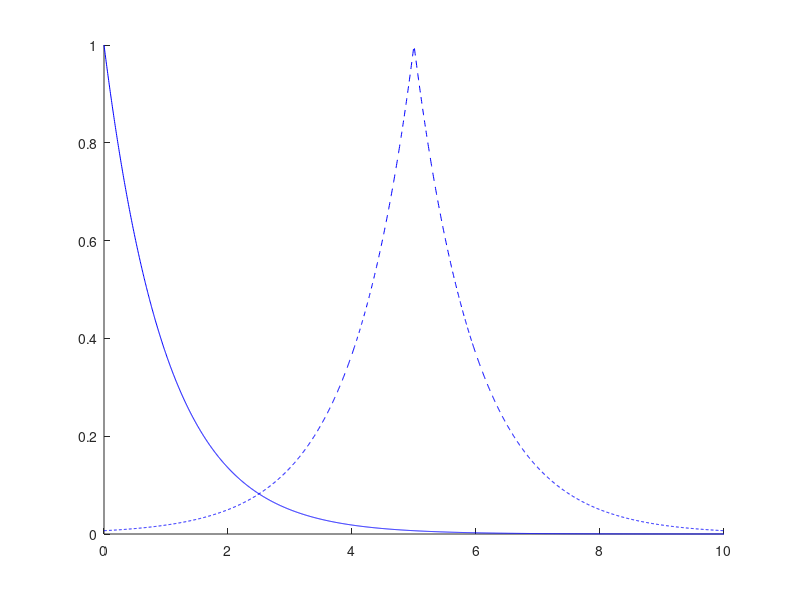
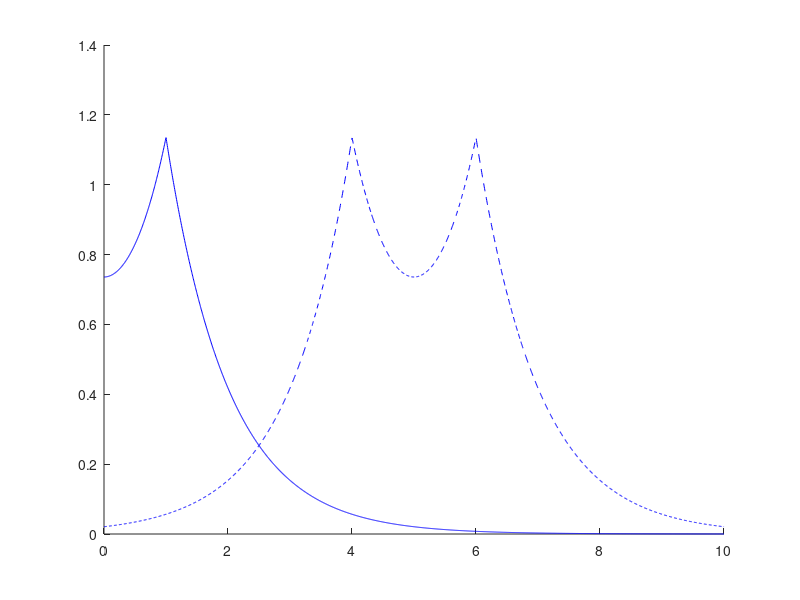
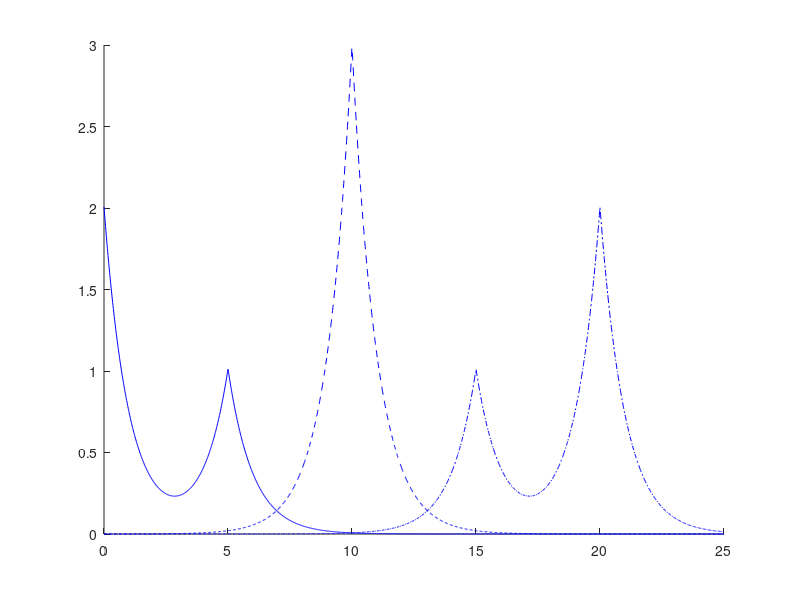
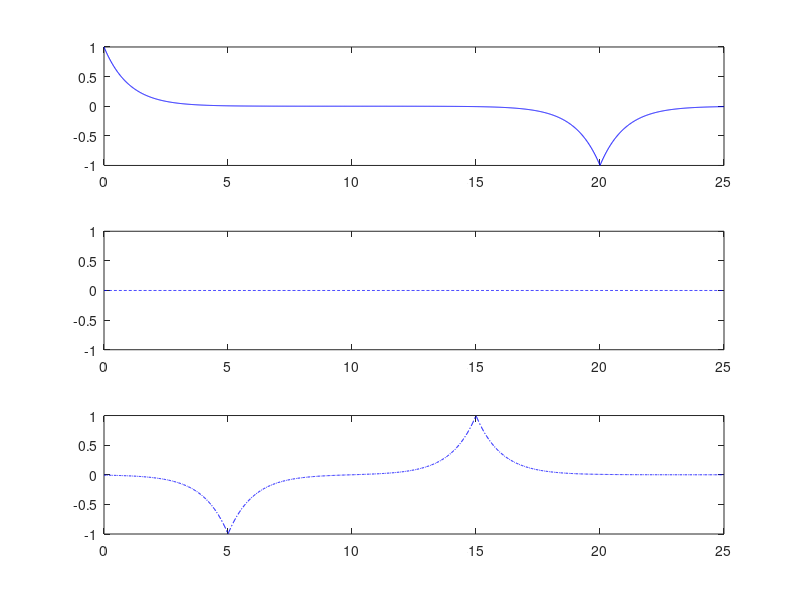

These charts were generated, in order, by the following MATLAB code:
close all
clear all

% plotting analytical solution of the equation

peakon = @(x,t,c,h) c*exp(-abs(x - h - c*t));
antipeakon = @(x,t,c,h) c*exp(-abs(x - h + c*t));
doublePeakon = @(x,t) peakon(x,t,1,-1) + peakon(x,t,1,1);
peakonOvertake = @(x,t) peakon(x,t,2,0) + peakon(x,t,1,5);
peakonAntipeakon = @(x,t) peakon(x,t,1,0) - antipeakon(x,t,1,20);

xmin = 0;
xmax = 10;
x = linspace(xmin,xmax,2000);

% Single peakon
t = [ 0 5 10 ];
p1 = figure;
hold on
plot(x,peakon(x,t(1),1,0),'b')
plot(x,peakon(x,t(2),1,0),'b--')
%legend('t = 0', 't = 5', 'Location', 'NorthEast')


% Double peakon
p2 = figure;
hold on
plot(x,doublePeakon(x,t(1)),'b')
plot(x,doublePeakon(x,t(2)),'b--')
%legend('t = 0', 't = 5', 'Location', 'NorthEast')


% Double peakon interaction
xmin = 0;
xmax = 25;
x = linspace(xmin,xmax,2000);
p3 = figure;
hold on
plot(x,peakonOvertake(x,t(1)),'b')
plot(x,peakonOvertake(x,t(2)),'b--')
plot(x,peakonOvertake(x,t(3)),'b-.')
%legend('t = 0', 't = 5', 't = 10', 'Location', 'NorthEast')


t = [0 10 15];
% Peakon antipeakon interaction.
p4 = figure;
subplot(3,1,1)
plot(x,peakonAntipeakon(x,t(1)),'b')
%legend('t = 0', 'Location', 'NorthEast')
subplot(3,1,2)
plot(x,peakonAntipeakon(x,t(2)),'b--')
axis([xmin xmax -1 1])
%legend('t = 10', 'Location', 'NorthEast')
subplot(3,1,3)
plot(x,peakonAntipeakon(x,t(3)),'b-.')
%legend('t = 15', 'Location', 'NorthEast')


% print images to file
% print(p1,'-dpng','-r400','peakon')
% print(p2,'-dpng','-r400','doublepeakon')
% print(p3,'-dpng','-r400','peakonovertake')
% print(p4,'-dpng','-r400','peakonantipeakon')


% plot area under curve for peakon and another initial condition
p5 = figure;
hold on
exps = exp(-((x-(xmax-xmin)/2)/4).^2);
area(x,exps)
areaundersine = 7.09;
c = areaundersine / 2;
axis([xmin xmax 0 c])
p6 = figure;
area(x,peakon(x,0,c,(xmax-xmin)/2))
axis([xmin xmax 0 c])

% print(p5,'-dpng','-r400','areainitial')
% print(p6,'-dpng','-r400','areapeakon')

%% Paste this code into testsuite to get a peakon antipeakon interaction
% on experimental data.

% TT = floor([0.01 0.15 0.4] * M);
% % Peakon antipeakon interaction.
% p4 = figure;
% hold on
% subplot(3,1,1)
% plot(x,U(TT(1),:),'b')
% axis([xmin xmax -1 1])
% %legend('t = 0', 'Location', 'NorthEast')
% subplot(3,1,2)
% plot(x,U(TT(2),:),'b')
% axis([xmin xmax -1 1])
% %legend('t = 10', 'Location', 'NorthEast')
% subplot(3,1,3)
% plot(x,U(TT(3),:),'b')
% axis([xmin xmax -1 1])
% %legend('t = 15', 'Location', 'NorthEast')
% print(p4,'-dpng','-r400','peakonvanishes')
